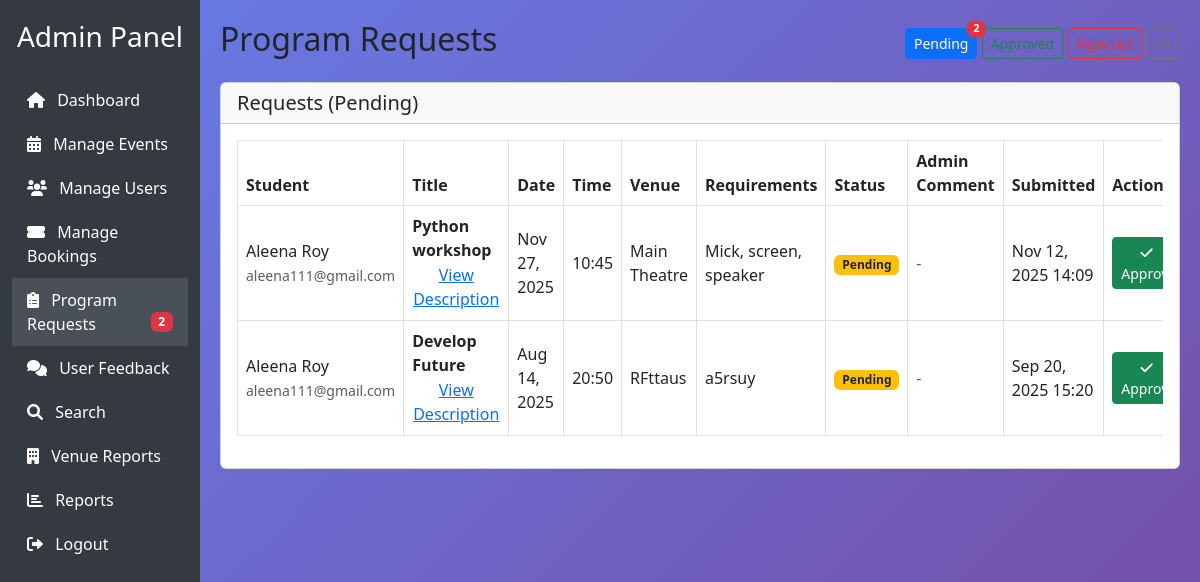
The app's page /program_requests.php (signed in) with its own data.
### tables this page shows
CREATE TABLE `event_requests` (
  `request_id` int(11) NOT NULL,
  `student_id` int(11) NOT NULL,
  `program_title` varchar(255) NOT NULL,
  `program_description` text NOT NULL,
  `program_date` date NOT NULL,
  `program_time` time NOT NULL,
  `program_venue` varchar(255) NOT NULL,
  `requirements` text DEFAULT NULL,
  `status` enum('pending','approved','rejected') DEFAULT 'pending',
  `created_at` timestamp NOT NULL DEFAULT current_timestamp(),
  `admin_comment` text DEFAULT NULL,
  `responded_at` datetime DEFAULT NULL,
  `student_viewed` tinyint(1) NOT NULL DEFAULT 0,
  `program_duration` int(11) DEFAULT 60
);

CREATE TABLE `students` (
  `student_id` int(11) NOT NULL,
  `first_name` varchar(100) NOT NULL,
  `last_name` varchar(100) NOT NULL,
  `email` varchar(250) NOT NULL,
  `password` varchar(255) NOT NULL,
  `phone_number` varchar(15) DEFAULT NULL,
  `department` varchar(50) DEFAULT NULL,
  `year` int(11) DEFAULT NULL,
  `roll_no` varchar(20) DEFAULT NULL
);

### program_requests.php (the view, shortened to what this page needs)
<?php
include __DIR__ . '/includes/admin_layout_start.php';
$conn = new mysqli('localhost', 'root', '', 'event_management');
$conn->query("CREATE TABLE IF NOT EXISTS event_requests (
    request_id INT AUTO_INCREMENT PRIMARY KEY,
    student_id INT NOT NULL,
    program_title VARCHAR(255) NOT NULL,
    program_description TEXT NOT NULL,
    program_date DATE NOT NULL,
    program_time TIME NOT NULL,
    program_venue VARCHAR(255) NOT NULL,
    requirements TEXT,
    status ENUM('pending','approved','rejected') DEFAULT 'pending',
    created_at TIMESTAMP DEFAULT CURRENT_TIMESTAMP
) ENGINE=InnoDB DEFAULT CHARSET=utf8mb4");
$pendingCountResult = $conn->query("SELECT COUNT(*) as count FROM event_requests WHERE status = 'pending'");
$pendingCount = $pendingCountResult ? $pendingCountResult->fetch_assoc()['count'] : 0;
$allowed_status = ['all','pending','approved','rejected'];
$status = (isset($_GET['status']) && in_array($_GET['status'], $allowed_status)) ? $_GET['status'] : 'pending';
$where = '';
if ($status !== 'all') {
    $safeStatus = $conn->real_escape_string($status);
    $where = "WHERE er.status = '" . $safeStatus . "'";
}
$sql = "SELECT er.*, s.first_name, s.last_name, s.email
        FROM event_requests er
        LEFT JOIN students s ON s.student_id = er.student_id
        $where
        ORDER BY er.created_at DESC";
$requests = $conn->query($sql);
?>
<div class="d-flex justify-content-between align-items-center mb-3">
    <h2>Program Requests</h2>
    <div>
        <a href="?status=pending" class="btn btn-<?php echo $status==='pending'?'primary':'outline-primary'; ?> btn-sm position-relative">
            Pending
            <?php if ($pendingCount > 0): ?>
                <span class="position-absolute top-0 start-100 translate-middle badge rounded-pill bg-danger">
                    <?php echo $pendingCount; ?>
                </span>
            <?php endif; ?>
        </a>
        <a href="?status=approved" class="btn btn-<?php echo $status==='approved'?'success':'outline-success'; ?> btn-sm">Approved</a>
        <a href="?status=rejected" class="btn btn-<?php echo $status==='rejected'?'danger':'outline-danger'; ?> btn-sm">Rejected</a>
        <a href="?status=all" class="btn btn-<?php echo $status==='all'?'secondary':'outline-secondary'; ?> btn-sm">All</a>
    </div>
</div>
<div class="card">
    <div class="card-header">
        <h5 class="mb-0">Requests <?php echo $status !== 'all' ? '(' . ucfirst($status) . ')' : ''; ?></h5>
    </div>
    <div class="card-body">
        <div class="table-responsive">
            <table class="table table-bordered align-middle">
                <thead>
                    <tr>
                        <th>Student</th>
                        <th>Title</th>
                        <th>Date</th>
                        <th>Time</th>
                        <th>Venue</th>
                        <th>Requirements</th>
                        <th>Status</th>
                        <th>Admin Comment</th>
                        <th>Submitted</th>
                        <th>Actions</th>
                    </tr>
                </thead>
                <tbody>
                    <?php if ($requests && $requests->num_rows > 0): ?>
                        <?php while ($req = $requests->fetch_assoc()): ?>
                            <tr>
                                <td>
                                    <?php
                                    $studentName = trim(($req['first_name'] ?? '') . ' ' . ($req['last_name'] ?? ''));
                                    echo htmlspecialchars($studentName !== '' ? $studentName : ('Student #' . (int)$req['student_id']));
                                    if (!empty($req['email'])) {
                                        echo '<br><small class=\'text-muted\'>' . htmlspecialchars($req['email']) . '</small>';
                                    }
                                    ?>
                                </td>
                                <td>
                                    <strong><?php echo htmlspecialchars($req['program_title']); ?></strong>
                                    <br>
                                    <button type="button" class="btn btn-link p-0" data-bs-toggle="modal" data-bs-target="#descModal<?php echo $req['request_id']; ?>">View Description</button>
                                </td>
                                <td><?php echo date('M d, Y', strtotime($req['program_date'])); ?></td>
                                <td><?php echo htmlspecialchars(substr($req['program_time'], 0, 5)); ?></td>
                                <td><?php echo htmlspecialchars($req['program_venue']); ?></td>
                                <td><?php echo $req['requirements'] ? htmlspecialchars($req['requirements']) : '<span class=\'text-muted\'>-</span>'; ?></td>
                                <td>
                                    <?php if ($req['status'] === 'approved'): ?>
                                        <span class="badge bg-success">Approved</span>
                                    <?php elseif ($req['status'] === 'rejected'): ?>
                                        <span class="badge bg-danger">Rejected</span>
                                    <?php else: ?>
                                        <span class="badge bg-warning text-dark">Pending</span>
                                    <?php endif; ?>
                                </td>
                                <td><?php echo !empty($req['admin_comment']) ? htmlspecialchars($req['admin_comment']) : '<span class=\'text-muted\'>-</span>'; ?></td>
                                <td><?php echo date('M d, Y H:i', strtotime($req['created_at'])); ?></td>
                                <td>
                                    <?php if ($req['status'] === 'pending'): ?>
                                        <div class="d-flex gap-1">
                                            <form method="POST" action="" class="me-1">
                                                <button type="submit" class="btn btn-success btn-sm"><i class="fas fa-check me-1"></i>Approve</button>
                                            </form>
                                        </div>
                                    <?php else: ?>
                                        <span class="text-muted">No actions</span>
                                    <?php endif; ?>
                                </td>
                            </tr>
                        <?php endwhile; ?>
                    <?php else: ?>
                        <tr>
                            <td colspan="10" class="text-center text-muted">No requests found.</td>
                        </tr>
                    <?php endif; ?>
                </tbody>
            </table>
        </div>
    </div>
</div>
<?php include __DIR__ . '/includes/admin_layout_end.php'; ?>

### includes/admin_layout_start.php (style rules this page uses)
.card { margin-bottom: 20px; }
body { background: linear-gradient(135deg, #667eea 0%, #764ba2 100%); }

### records on screen
event_requests: student.last_name "Aleena Roy", student.email "aleena111@gmail.com", program_title "Python workshop", program_date "Nov 27, 2025", program_time "10:45", program_venue "Main Theatre", requirements "Mick, screen, speaker", status "Pending", created_at "Nov 12, 2025 14:09"
event_requests: student.last_name "Aleena Roy", student.email "aleena111@gmail.com", program_title "Develop Future", program_date "Aug 14, 2025", program_time "20:50", program_venue "RFttaus", requirements "a5rsuy", status "Pending", created_at "Sep 20, 2025 15:20"

### other values on screen
$pendingCount "2"
$status "Pending"
